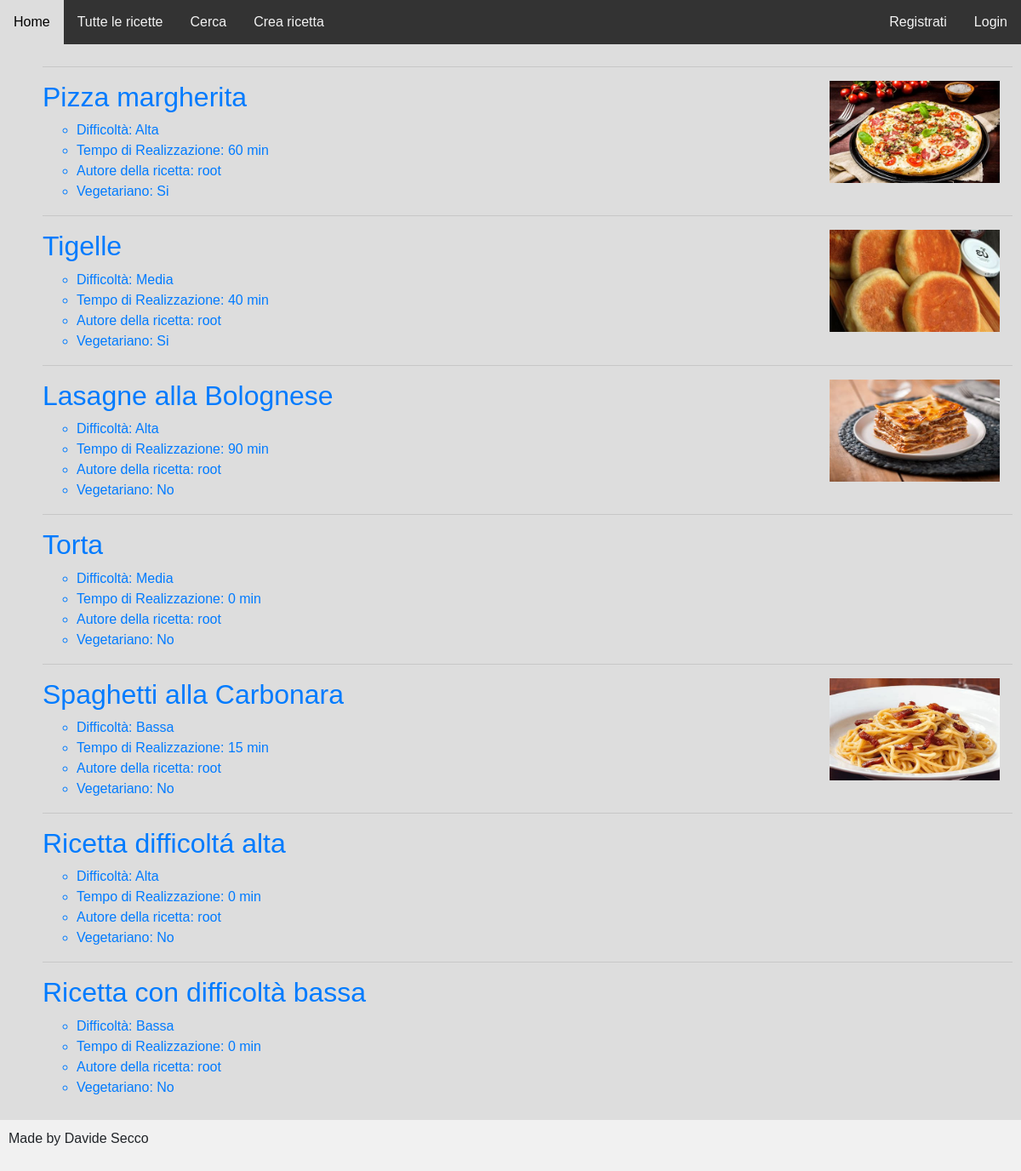
The app's page /lista_ricette/, older data.
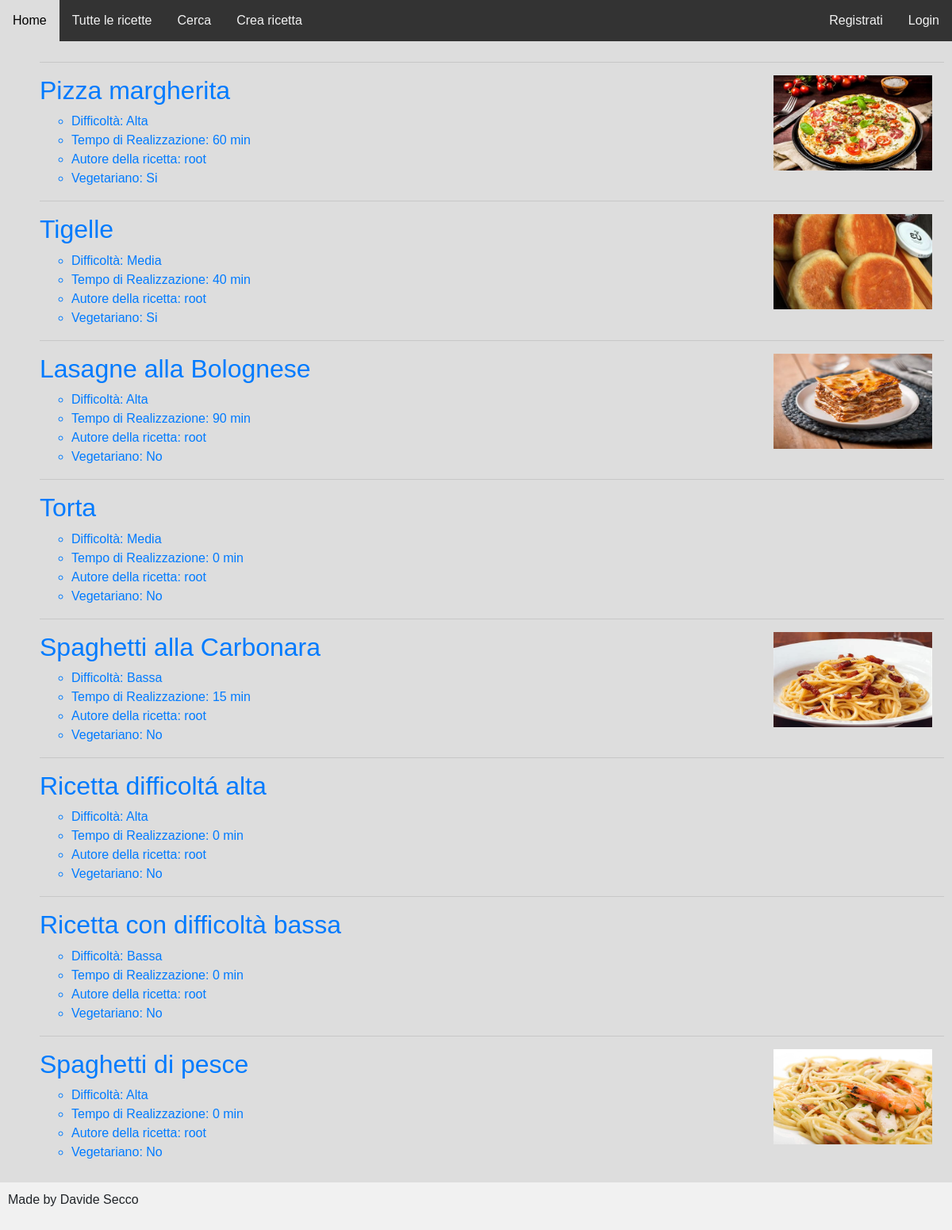
The same page, newer data.
### gestione/models.py (models this page shows, shortened)
class Ricetta(models.Model):
    nome = models.CharField(max_length=50)
    difficoltá = models.CharField(max_length=50, choices=DIFFICOLTA_CHOICES, default="Bassa")
    portata = models.CharField(max_length=50, choices = PORTATA_CHOICES, default="Primo")
    costo = models.IntegerField(default=0)
    tempo_preparazione = models.IntegerField(default=0)
    tempo_cottura = models.IntegerField(default=0)
    porzioni = models.IntegerField(default=1)
    vegetariano = models.BooleanField(default = False)
    vegano = models.BooleanField(default = False)
    gluten_free = models.BooleanField(default = False)
    immagine = models.ImageField(null=True, blank=True)
    procedimento = models.TextField(null=True, blank=True)
    utente = models.ForeignKey(User, on_delete=models.CASCADE, blank=True, null=True, default=None)
    def __str__(self):
        out = self.nome
        return out
    class Meta:
        verbose_name_plural = "Ricette"

### gestione/views.py (the view)
# urls.py: path("lista_ricette/", Lista_ricette_views.as_view(), name="listaricette"),
class Lista_ricette_views(ListView):
    model = Ricetta
    template_name = "lista_ricette.html"
    def get_totale_ricette(self):
        count = 0
        for i in Ricetta.objects.all():
            count = count + 1
        return count

### templates/lista_ricette.html (shortened to what this page needs)
{% extends 'base.html' %}
{% block content %}
    {% if object_list %}
        {% for ricetta in object_list %}
            <ul>
                <articole>
                    <hr>
                    <a href="{% url 'ricetta' ricetta.id %}">
                        {% if ricetta.immagine %}
                            {% load static %}<img src="{% static ricetta.immagine.url %}" width="200" height="120" align=right Hspace="15" Vspace="0" Border="0">
                        {% endif %}
                        <h2> {{ ricetta }} </h2>
                        <ul>
                            <li> Difficoltà: {{ ricetta.get_difficoltá_display }}</li>
                            <li> Tempo di Realizzazione: {{ ricetta.tempo_preparazione }} min </li>
                            <li> Autore della ricetta: {{ ricetta.utente }} </li>
                            <li> Vegetariano:
                                {% if ricetta.vegetariano %} Si
                                {% else %} No
                                {% endif %}
                            </li>
                        </ul>
                    </a>
                </articole>
            </ul>
        {% endfor %}
    {% else %}
        Non ci sono ricette in questa categoria
    {% endif %}
{% endblock %}

### templates/base.html (shortened to what this page needs)
<!DOCTYPE html>
<html lang="en">
{% block head %}
<head>
    {% load static %}
    <link rel="stylesheet" href="https://cdn.jsdelivr.net/npm/bootstrap@4.6.2/dist/css/bootstrap.min.css"
>
    <link rel="stylesheet" type="text/css" href='{% static "/css/style.css" %}'>
    <link rel="stylesheet" href="https://cdnjs.cloudflare.com/ajax/libs/font-awesome/4.7.0/css/font-awesome.min.css">
</head>
{% endblock %}
<body>
<div class="topnav">
  <a class=myclass2 href="{% url 'homepage' %}">Home</a>
  <a class=myclass2 href="{% url 'listaricette' %}">Tutte le ricette</a>
  <a class=myclass2 href="{% url 'search' %}">Cerca</a>
  <a class=myclass2 href="{% url 'crearicettaavanzato' %}">Crea ricetta </a>
  {% if user.is_authenticated %}
    <a class=myclass href="{% url 'logout' %}"> {{user.username }} logout </a>
    <a class=myclass href="{% url 'listaricetteprivate' %}"> Ric. personali </a>
    <a class=myclass href="{% url 'listaricettepreferite' %}"> Ric. Preferite </a>
  {% else %}
    <a class=myclass href="{% url 'login' %}"> Login </a>
    <a class=myclass href="{% url 'register' %}"> Registrati </a>
  {% endif %}
</div>
<div class=content>
  {% block content %} {% endblock %}
</div>
<div class="footer">
  <p>Made by Davide Secco </p>
</div>
</body>
</html>

### static/css/style.css (style rules this page uses)
* { box-sizing: border-box; font-family: Arial, Helvetica, sans-serif; }
body { font-family: Arial, Helvetica, sans-serif; }
.topnav { overflow: hidden; background-color: #333; }
.myclass { float: right; }
.myclass2 { float: left; }
.topnav a { display: block; color: #f2f2f2; text-align: center; padding: 14px 16px; text-decoration: none; }
.content { background-color: #ddd; padding: 10px; }
.footer { background-color: #f1f1f1; padding: 10px; }

Row changes from the older to the newer data that the page shows:
added Ricetta: immagine (picture), nome "Spaghetti di pesce", difficoltá "Alta", tempo_preparazione "0", utente "root", vegetariano "No"
